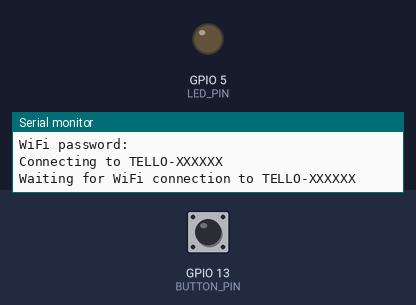
This sketch was run on a simulated ESP32. Shown: output pins drawn as LEDs (lit = HIGH), the last lines printed to the serial monitor. The test bench sets the inputs (shaded band); at power-on: GPIO 13 (BUTTON_PIN) HIGH. WiFi joins after 1.5 s; servers stay silent unless stated.

Above: at 1.4 s.
1.5 s: GPIO 13 (BUTTON_PIN) pulled LOW for 0.15 s
At 2.9 s:
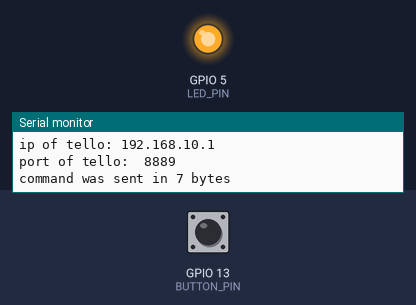
Timing chart, 0 to 4.5 s (numbered marks = the images above; inputs shaded):
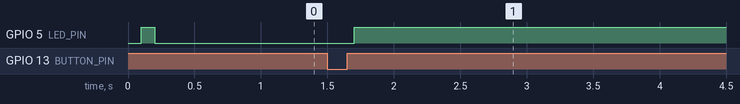

The sketch:

multi_drone_sketch.ino
```cpp
#include <WiFi.h>
#include <WiFiUdp.h>

// Drone Config
const char * wifiName = "TELLO-XXXXXX"; // CHANGE
const char * wifiPswd = "";
IPAddress ipTello(192, 168, 10, 1);
const int udpPortTello = 8889;

const int LED_PIN = 5;
const int BUTTON_PIN = 13;

bool isConnected = false;
int isExecuting = false;

int buttonState = LOW;
int execCounter = 0;

WiFiUDP udp;

void setup()
{
  // Serial begin for debug
  Serial.begin(115200);

  // Setup gpio modes
  pinMode(LED_PIN, OUTPUT);
  pinMode(BUTTON_PIN, INPUT);

  delay(100);
  digitalWrite(LED_PIN, HIGH); // turn LED on

  buttonState = digitalRead(BUTTON_PIN);
  Serial.print("default button pin state: ");

  Serial.println(buttonState);

  delay(100);

  digitalWrite(LED_PIN, LOW); // turn LED off

  // run setup
  Serial.print("WiFi network ID: ");
  Serial.println(wifiName);
  Serial.print("WiFi password: ");
  Serial.println(wifiPswd);
  connectToWifi(wifiName, wifiPswd); //connect to Tello's WiFi network connection
}

void loop()
{
  int tempRead = digitalRead(BUTTON_PIN);
  if(buttonState != tempRead)
  { // This is to prevent buttonState from being written to more than once.
    buttonState = tempRead;

    Serial.print("BUTTON STATE: ");
    Serial.println(buttonState);
  }

  if (buttonState == HIGH &&
      isConnected == true &&
      isExecuting == false)
  { // When button is pushed and connected and not yet executing code
    execCounter++;
    Serial.print("Exec Counter: ");
    Serial.println(execCounter);
    isExecuting = true;

    Serial.println("Button pressed, sending commands");
    sendCommands();
  }

  isExecuting = false;
}

void sendCommands()
{ // start UDP stream
  Serial.print("ip of tello: ");
  Serial.println(ipTello.toString());
  Serial.print("port of tello:  ");
  Serial.println(udpPortTello);

  // Enter command mode
  udpSendMessage(ipTello, "command", udpPortTello);
  delay(5000);

  // List commands for drone to execute through Tello's API
  Serial.println("initiating take off");
  udpSendMessage(ipTello, "takeoff", udpPortTello);

  Serial.println("delaying 5 seconds");
  delay(5000);

  // Spin clockwise
  udpSendMessage(ipTello, "cw 360", udpPortTello);

  delay(10000);
  Serial.println("other way");
  // Spin counter clockwise
  udpSendMessage(ipTello, "ccw 360", udpPortTello);

  Serial.println("delaying 10 seconds");
  delay(10000);

  Serial.println("iniating landing.");
  udpSendMessage(ipTello, "land", udpPortTello);
}

// Borrowed from GitHub
bool udpSendMessage(IPAddress ipAddr, String udpMsg, int udpPort) {
  /** WiFiUDP class for creating UDP communication */
  WiFiUDP udpClientServer;

  // Start UDP client for sending packets
  int connOK = udpClientServer.begin(udpPort);

  if (connOK == 0) {
    Serial.println("UDP could not get socket");
    return false;
  }
  udpClientServer.begin(udpPort);
  int beginOK = udpClientServer.beginPacket(ipAddr, udpPort);

  if (beginOK == 0) { // Problem occured!
    udpClientServer.stop();
    Serial.println("UDP connection failed");
    return false;
  }
  int bytesSent = udpClientServer.print(udpMsg);
  if (bytesSent == udpMsg.length()) {
    Serial.println(udpMsg + " was sent in " + String(bytesSent) + " bytes");
    udpClientServer.endPacket();
    udpClientServer.stop();
    return true;
  } else {
    Serial.println("FAILED to send " + udpMsg + ", sent " + String(bytesSent) + " of " + String(udpMsg.length()) + " bytes");
    udpClientServer.endPacket();
    udpClientServer.stop();
    return false;
  }
}

void connectToWifi(const char * ssid, const char *password)
{
  Serial.print("Connecting to ");
  Serial.println(ssid);

  //delete previous configs
  WiFi.disconnect(true);

  // register event handler
  WiFi.onEvent(wifiEvent);

  WiFi.begin(ssid, password);
  Serial.print("Waiting for WiFi connection to ");
  Serial.println(ssid);
}

// Event Handler:
void wifiEvent(WiFiEvent_t event)
{
  switch(event) {
    case SYSTEM_EVENT_STA_GOT_IP:
      //connected
      Serial.println("Wifi connected!");
      Serial.print("IP Address: ");
      Serial.println(WiFi.localIP());

      //initialize UDP
      udp.begin(WiFi.localIP(), udpPortTello);
      isConnected = true;
      digitalWrite(LED_PIN, HIGH); // turn LED on
      break;
    case SYSTEM_EVENT_STA_DISCONNECTED:
      //disconnected
      Serial.print("WiFi is waiting for connection to ");
      Serial.println(wifiName);
      isConnected = false;
      digitalWrite(LED_PIN, LOW); // turn LED off
      break;
  }
}
```
